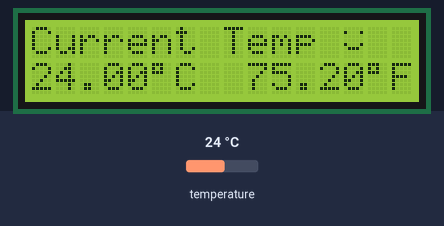
Bench run of a sketch on a simulated Arduino Uno, built with avr-gcc and run on an emulated ATmega328P. Parts: 16×2 character LCD. The inputs (shaded band) are chosen by the test bench; at power-on: temperature 24 °C.

Above: at 1.2 s.
1.3 s: temperature set to 12 °C
At 2.8 s:
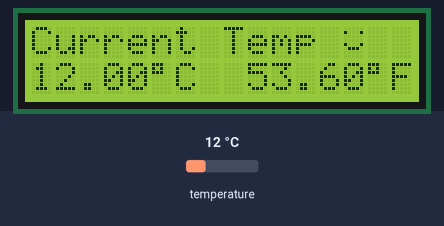
3.1 s: temperature set to 19 °C
At 3.9 s:
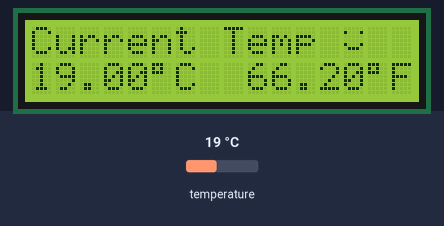
4.6 s: temperature set to 28 °C
At 6.0 s:
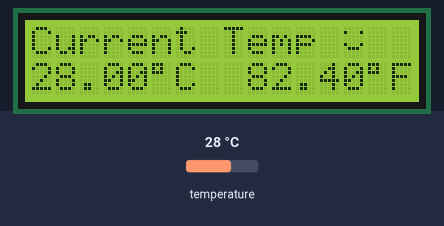
Timing chart, 0 to 7.6 s (numbered marks = the images above; inputs shaded):
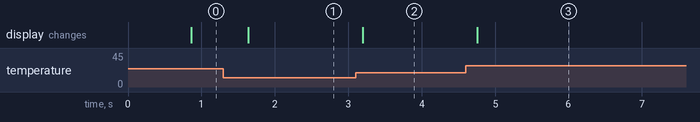

The sketch:

LCD_temp_mega.ino
```cpp
//LCD: http://www.hobbytronics.co.uk/tutorials-code/arduino-tutorials/ds18b20-arduino
//Temp: http://www.hobbytronics.co.uk/tutorials-code/arduino-tutorials/ds18b20-arduino

#include <LiquidCrystal.h>
#include <OneWire.h>
#include <DallasTemperature.h>

// consts for the number of rows and columns
const int numRows = 2;
const int numCols = 16;

const byte degreeSym = B11011111;
// data wire is plugged into pin 2
#define ONE_WIRE_BUS 6

OneWire oneWire(ONE_WIRE_BUS);

//Pass onWire ref to Dallas temp
DallasTemperature sensors(&oneWire);

//Faces
byte happy[8] =
{
  B00000,
  B10001,
  B00000,
  B00000,
  B10001,
  B01110,
  B00000
};
byte sad[8] =
{
  B00000,
  B10001,
  B00000,
  B00000,
  B01110,
  B10001,
  B00000
};
byte shock[8] =
{
  B00000,
  B10001,
  B00000,
  B00000,
  B00100,
  B01110,
  B00100,
  B00000
};

//Initialise the library with the number of the interface pins
LiquidCrystal lcd(12,11,5,4,3,2);

void setup() {
  // put your setup code here, to run once:
  lcd.createChar(0, happy);
  lcd.createChar(1, sad);
  lcd.createChar(2, shock);

  lcd.begin(numCols, numRows);

  lcd.print("Current Temp");

  int i = 0;
  lcd.write(' ');
  lcd.write(i);

  sensors.begin();
}

void loop() {
  sensors.requestTemperatures();

  lcd.setCursor(0,1);

  float currentTempC = sensors.getTempCByIndex(0);
  float currentTempF = sensors.getTempFByIndex(0);

  lcd.print(currentTempC);
  lcd.write(degreeSym);
  lcd.print("C");

  lcd.setCursor(9,1);
  lcd.print(currentTempF);
  lcd.write(degreeSym);
  lcd.print("F");

//  lcd.print(millis()/1000);
//  if(millis()/1000 > 10){
//     lcd.setCursor(6,0);
//     int i = 2;
//    lcd.write(i);
//  }
}
```

Measured:
- after the input at 1.3 s, the display: changes after 0.34 s (image 1)
- after the input at 3.1 s, the display: changes after 0.10 s (image 2)
- after the input at 4.6 s, the display: changes after 0.16 s (image 3)
